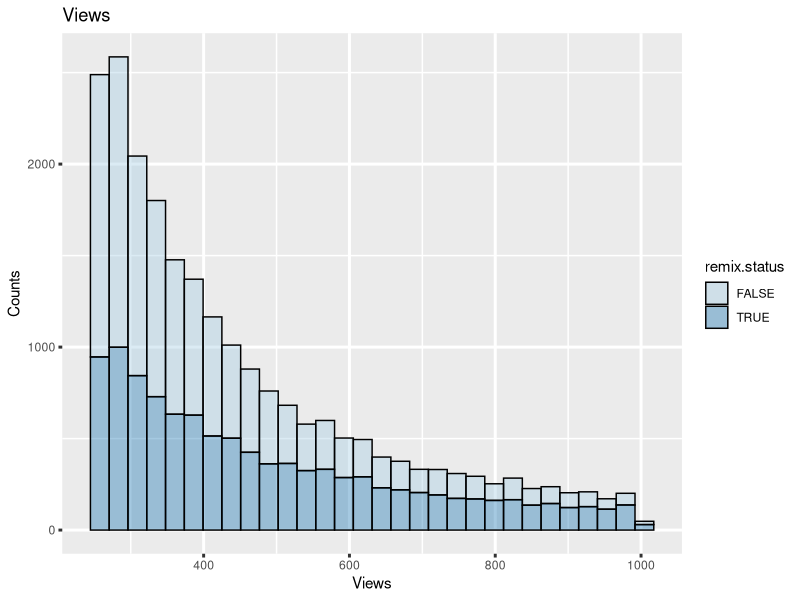
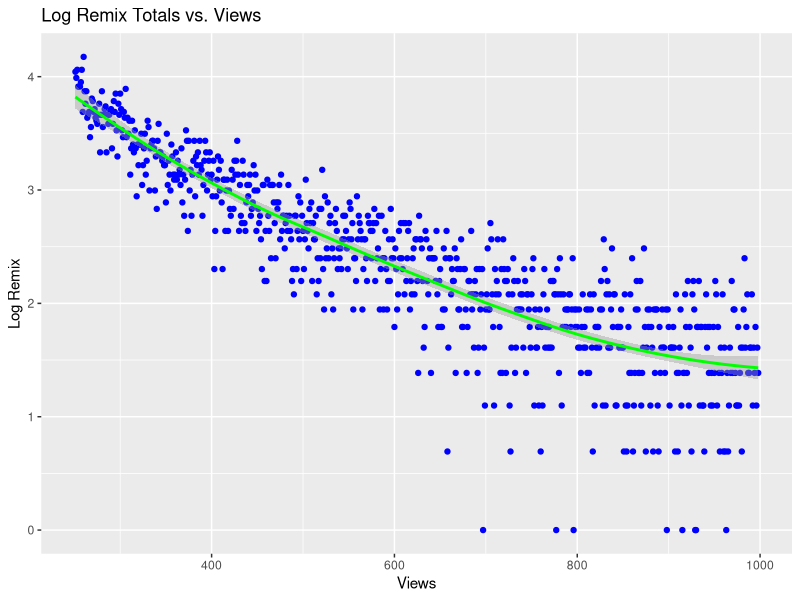

Here is the R script that generated these plots, in order:
# Scratch Project ALY6070 ################################################
#
#
# Author: Daniel Brown
# Date 10/28/2017

# Data Preprocessing #####################################################
## Importing Libraries ###################################################
library(tidyverse)
library(RColorBrewer)

## Importing dataset into $R$ ############################################
df <- read.csv("250750views.csv")

## Selecting relevent variables and renaming them
dataset <- dplyr::select(df, "is_remixed", "sprites_website", 
                         "scripts_website", "viewers_website", 
                         "lovers_website")
names(dataset) <- c("remix.status", "sprites", "scripts", 
                    "views", "loves")

# Conducting analysis ####################################################
## Performing linear regression to correlation 
## between remix status and other variables. #############################

regressor <- lm(formula = remix.status ~., data = dataset)
summary(regressor)
regressor2 <- lm(formula = remix.status ~ views + sprites + scripts,
                 data = dataset)
summary(regressor2)
regressor3 <- lm(formula = remix.status ~ views + scripts, data = dataset)
summary(regressor3)
regressor4 <- lm(formula = remix.status ~ views, data = dataset)
summary(regressor4)

### Testing for exponential correlation ##################################

data.log <- aggregate(dataset$remix.status, by=list(dataset$views), FUN=sum)
names(data.log) <- c("views", "remix.totals")
log.reg <- lm(formula = log(remix.totals) ~ views, data = data.log)
summary(log.reg)

## Determining correlation between Loves and other variables #############
love.reg <- lm(formula = loves ~., data = dataset)
love.reg2 <- lm(formula = loves ~ views + sprites + scripts, 
                data = dataset)
love.reg3 <- lm(formula = loves ~ views + sprites, 
                data = dataset)
summary(love.reg3)

# Visualizing Data #######################################################
ggplot(data = dataset, aes(x = views, fill = remix.status)) + 
  geom_histogram(color = "black", alpha = 0.4) + ggtitle("Views") + xlab("Views") +
  ylab("Counts") + scale_fill_brewer(palette = "Paired") + theme(line = element_line(size = 1))
ggplot(data = data.log, aes(x = views, y = log(remix.totals), 
                            color = I("Blue"))) +
  geom_point() + geom_smooth(color = I("Green")) + 
  ggtitle("Log Remix Totals vs. Views") + xlab("Views") +
  ylab("Log Remix") 
